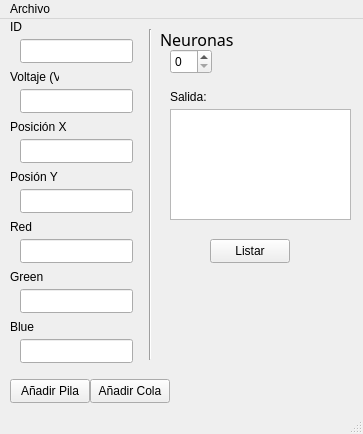
<?xml version="1.0" encoding="UTF-8"?>
<ui version="4.0">
 <class>MainWindow</class>
 <widget class="QMainWindow" name="MainWindow">
  <property name="geometry">
   <rect>
    <x>0</x>
    <y>0</y>
    <width>363</width>
    <height>434</height>
   </rect>
  </property>
  <property name="windowTitle">
   <string>MainWindow</string>
  </property>
  <widget class="QWidget" name="centralwidget">
   <widget class="QPushButton" name="btnAPila">
    <property name="geometry">
     <rect>
      <x>10</x>
      <y>360</y>
      <width>80</width>
      <height>24</height>
     </rect>
    </property>
    <property name="text">
     <string>Añadir Pila</string>
    </property>
   </widget>
   <widget class="QLineEdit" name="lineEdit">
    <property name="geometry">
     <rect>
      <x>20</x>
      <y>20</y>
      <width>113</width>
      <height>24</height>
     </rect>
    </property>
   </widget>
   <widget class="QLabel" name="label">
    <property name="geometry">
     <rect>
      <x>10</x>
      <y>0</y>
      <width>49</width>
      <height>16</height>
     </rect>
    </property>
    <property name="text">
     <string>ID</string>
    </property>
   </widget>
   <widget class="QLineEdit" name="lineEdit_2">
    <property name="geometry">
     <rect>
      <x>20</x>
      <y>70</y>
      <width>113</width>
      <height>24</height>
     </rect>
    </property>
   </widget>
   <widget class="QLabel" name="label_2">
    <property name="geometry">
     <rect>
      <x>10</x>
      <y>50</y>
      <width>49</width>
      <height>16</height>
     </rect>
    </property>
    <property name="text">
     <string>Voltaje (V)</string>
    </property>
   </widget>
   <widget class="QLineEdit" name="lineEdit_3">
    <property name="geometry">
     <rect>
      <x>20</x>
      <y>120</y>
      <width>113</width>
      <height>24</height>
     </rect>
    </property>
   </widget>
   <widget class="QLabel" name="label_3">
    <property name="geometry">
     <rect>
      <x>10</x>
      <y>100</y>
      <width>61</width>
      <height>16</height>
     </rect>
    </property>
    <property name="text">
     <string>Posición X</string>
    </property>
   </widget>
   <widget class="QLineEdit" name="lineEdit_4">
    <property name="geometry">
     <rect>
      <x>20</x>
      <y>170</y>
      <width>113</width>
      <height>24</height>
     </rect>
    </property>
   </widget>
   <widget class="QLabel" name="label_4">
    <property name="geometry">
     <rect>
      <x>10</x>
      <y>150</y>
      <width>49</width>
      <height>16</height>
     </rect>
    </property>
    <property name="text">
     <string>Posión Y</string>
    </property>
   </widget>
   <widget class="QLineEdit" name="lineEdit_5">
    <property name="geometry">
     <rect>
      <x>20</x>
      <y>220</y>
      <width>113</width>
      <height>24</height>
     </rect>
    </property>
   </widget>
   <widget class="QLabel" name="label_5">
    <property name="geometry">
     <rect>
      <x>10</x>
      <y>200</y>
      <width>49</width>
      <height>16</height>
     </rect>
    </property>
    <property name="text">
     <string>Red</string>
    </property>
   </widget>
   <widget class="QLineEdit" name="lineEdit_6">
    <property name="geometry">
     <rect>
      <x>20</x>
      <y>270</y>
      <width>113</width>
      <height>24</height>
     </rect>
    </property>
   </widget>
   <widget class="QLabel" name="label_6">
    <property name="geometry">
     <rect>
      <x>10</x>
      <y>250</y>
      <width>49</width>
      <height>16</height>
     </rect>
    </property>
    <property name="text">
     <string>Green</string>
    </property>
   </widget>
   <widget class="QLineEdit" name="lineEdit_7">
    <property name="geometry">
     <rect>
      <x>20</x>
      <y>320</y>
      <width>113</width>
      <height>24</height>
     </rect>
    </property>
   </widget>
   <widget class="QLabel" name="label_7">
    <property name="geometry">
     <rect>
      <x>10</x>
      <y>300</y>
      <width>49</width>
      <height>16</height>
     </rect>
    </property>
    <property name="text">
     <string>Blue</string>
    </property>
   </widget>
   <widget class="Line" name="line">
    <property name="geometry">
     <rect>
      <x>140</x>
      <y>10</y>
      <width>20</width>
      <height>331</height>
     </rect>
    </property>
    <property name="orientation">
     <enum>Qt::Vertical</enum>
    </property>
   </widget>
   <widget class="QLabel" name="label_8">
    <property name="geometry">
     <rect>
      <x>160</x>
      <y>10</y>
      <width>91</width>
      <height>21</height>
     </rect>
    </property>
    <property name="font">
     <font>
      <family>Raleway Medium</family>
      <pointsize>12</pointsize>
     </font>
    </property>
    <property name="text">
     <string>Neuronas</string>
    </property>
   </widget>
   <widget class="QPlainTextEdit" name="cSalida">
    <property name="geometry">
     <rect>
      <x>170</x>
      <y>90</y>
      <width>181</width>
      <height>111</height>
     </rect>
    </property>
   </widget>
   <widget class="QLabel" name="label_9">
    <property name="geometry">
     <rect>
      <x>170</x>
      <y>70</y>
      <width>49</width>
      <height>16</height>
     </rect>
    </property>
    <property name="text">
     <string>Salida:</string>
    </property>
   </widget>
   <widget class="QSpinBox" name="spinBox">
    <property name="geometry">
     <rect>
      <x>170</x>
      <y>30</y>
      <width>42</width>
      <height>25</height>
     </rect>
    </property>
   </widget>
   <widget class="QPushButton" name="btnACola">
    <property name="geometry">
     <rect>
      <x>90</x>
      <y>360</y>
      <width>80</width>
      <height>24</height>
     </rect>
    </property>
    <property name="text">
     <string>Añadir Cola</string>
    </property>
   </widget>
   <widget class="QPushButton" name="btnListar">
    <property name="geometry">
     <rect>
      <x>210</x>
      <y>220</y>
      <width>80</width>
      <height>24</height>
     </rect>
    </property>
    <property name="text">
     <string>Listar</string>
    </property>
   </widget>
  </widget>
  <widget class="QMenuBar" name="menubar">
   <property name="geometry">
    <rect>
     <x>0</x>
     <y>0</y>
     <width>363</width>
     <height>21</height>
    </rect>
   </property>
   <widget class="QMenu" name="menuA_adir">
    <property name="title">
     <string>Archivo</string>
    </property>
    <addaction name="actionAbrir"/>
   </widget>
   <addaction name="menuA_adir"/>
  </widget>
  <widget class="QStatusBar" name="statusbar"/>
  <action name="actionAbrir">
   <property name="text">
    <string>Abrir</string>
   </property>
  </action>
 </widget>
 <resources/>
 <connections/>
</ui>
